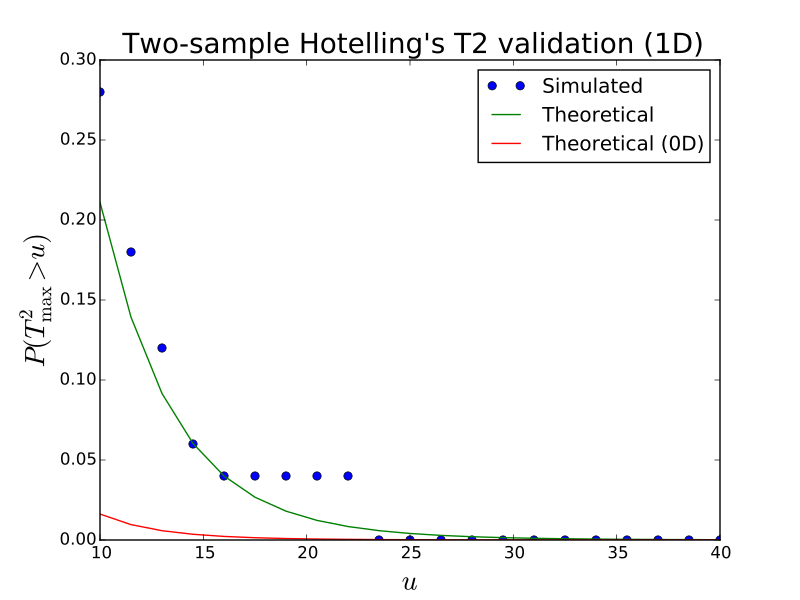

The Python source for this figure:

import numpy as np
from matplotlib import pyplot
import rft1d

def here_hotellingsT2_2samp(yA, yB):
	NA,NB   = float(yA.shape[0]), float(yB.shape[0])
	N       = NA + NB
	mA,mB   = np.matrix(yA.mean(axis=0)), np.matrix(yB.mean(axis=0))
	T2      = []
	for ii,(mmA,mmB) in enumerate(zip(mA,mB)):
		yyA,yyB = np.matrix(yA[:,ii,:]), np.matrix(yB[:,ii,:])
		WA,WB   = np.cov(yyA.T), np.cov(yyB.T)
		W       = ((NA-1)*WA + (NB-1)*WB) / (N-2)
		t2      = (NA*NB)/float(NA+NB)  * (mmB-mmA) * np.linalg.inv(W) * (mmB-mmA).T
		T2.append(  float(t2)  )
	return np.asarray(T2)




#(0) Set parameters:
np.random.seed(123456789)
nResponsesA = 15
nResponsesB = 15
nComponents = 2
nIterations = 50   #1000 or bigger for convergence
nNodes      = 101
FWHM        = 15.0
W0          = np.eye(nComponents)
### derived parameters:
nTotal      = nResponsesA + nResponsesB
df          = nComponents, nTotal-2


#(1) Generate Gaussian 1D fields, compute test stat, store field maximum:
T2          = []
generatorA  = rft1d.random.GeneratorMulti1D(nResponsesA, nNodes, nComponents, FWHM, W0)
generatorB  = rft1d.random.GeneratorMulti1D(nResponsesB, nNodes, nComponents, FWHM, W0)
for i in range(nIterations):
	yA      = generatorA.generate_sample()
	yB      = generatorA.generate_sample()
	t2      = here_hotellingsT2_2samp(yA, yB)
	T2.append(  t2.max()  )
T2          = np.asarray(T2)


#(2) Compute survival function (SF) for the field maximumimum:
heights     = np.linspace(10, 40, 21)
sf          = np.array(  [ (T2>h).mean()  for h in heights]  )
sfE         = rft1d.T2.sf(heights, df, nNodes, FWHM)  #theoretical
sf0D        = rft1d.T2.sf0d(heights, df) #theoretical (0D)


#(3) Plot results:
pyplot.close('all')
ax          = pyplot.axes()
ax.plot(heights, sf, 'o', label='Simulated')
ax.plot(heights, sfE, '-', label='Theoretical')
ax.plot(heights, sf0D, 'r-', label='Theoretical (0D)')
ax.set_xlabel('$u$', size=20)
ax.set_ylabel('$P (T^2_\mathrm{max} > u)$', size=20)
ax.legend()
ax.set_title("Two-sample Hotelling's T2 validation (1D)", size=20)
# pyplot.show()
